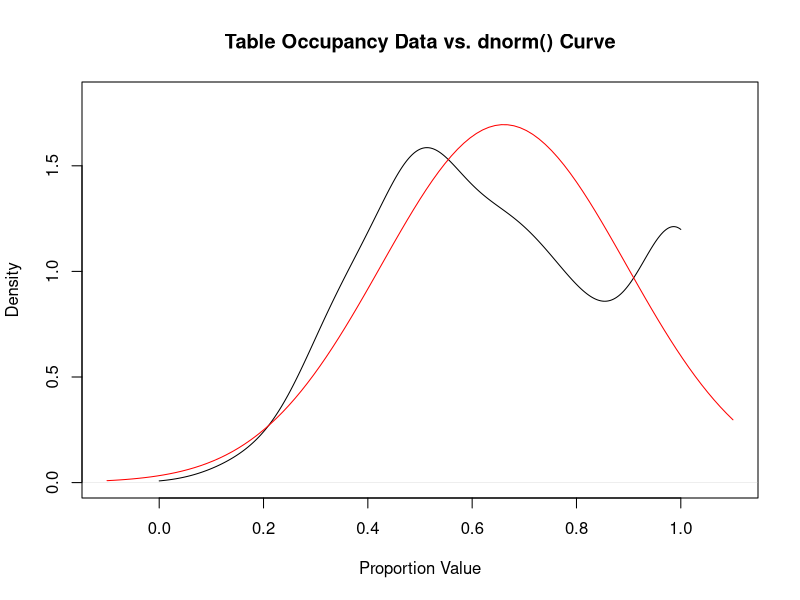

Source code (R):
## ---- chunk 1
data <- read.csv("data.csv")

data$Proportion <- as.numeric(data$Proportion)
## ---- chunk 2
intervals <- cut(data$Proportion, 
                 breaks = seq(0, 1, by = 0.2), 
                 labels = c("0.01 - 0.20", 
                            "0.21 - 0.40", 
                            "0.41 - 0.60", 
                            "0.61 - 0.80", 
                            "0.81 - 1.00"),
                 include.lowest = TRUE)

table_clean <- as.data.frame(table(intervals))
colnames(table_clean) <- c("Interval", "Count")
## ---- chunk 3
knitr::kable(table_clean, format = "latex", align = "cc")
## ---- chunk 4
proportions <- data$Proportion
mu <- mean(proportions, na.rm = TRUE)
sigma <- sd(proportions, na.rm = TRUE)

dens <- density(proportions, from = 0, to = 1)
plot(dens, 
     main = "Table Occupancy Data vs. dnorm() Curve", 
     xlab = "Proportion Value", 
     ylab = "Density", 
     xlim = c(-0.1, 1.1),
     ylim = c(0, max(dens$y) * 1.15))

curve(dnorm(x, mean = mu, sd = sigma), add = TRUE, col = "red")
## ---- chunk 5
pct_1s <- round(mean(abs(proportions - mu) <= 1 * sigma, na.rm = TRUE) * 100, 1)
pct_2s <- round(mean(abs(proportions - mu) <= 2 * sigma, na.rm = TRUE) * 100, 1)
pct_3s <- round(mean(abs(proportions - mu) <= 3 * sigma, na.rm = TRUE) * 100, 1)
## ---- chunk 6
n <- length(proportions)

skewness <- (n / ((n - 1) * (n - 2))) *
            sum(((proportions - mu) / sigma)^3)

Q1 <- quantile(proportions, 0.25, na.rm = TRUE)
Q3 <- quantile(proportions, 0.75, na.rm = TRUE)
IQR_value <- IQR(proportions, na.rm = TRUE)

lower_bound <- Q1 - 1.5 * IQR_value
upper_bound <- Q3 + 1.5 * IQR_value

outliers <- proportions[
  proportions < lower_bound |
  proportions > upper_bound
]

num_outliers <- length(outliers)
